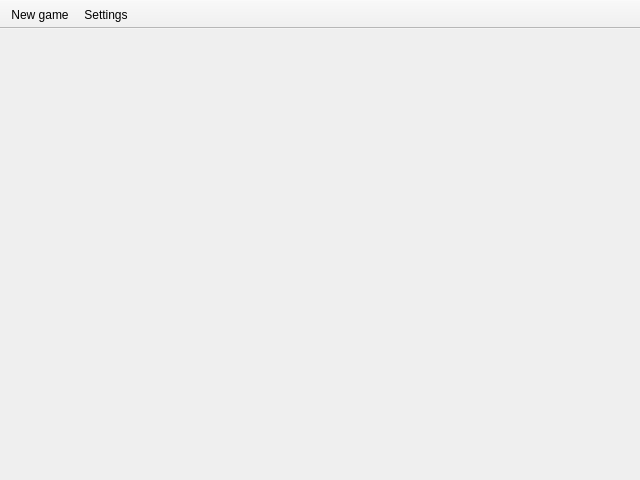
<?xml version="1.0" encoding="UTF-8"?>
<ui version="4.0">
 <class>MainWindow</class>
 <widget class="QMainWindow" name="MainWindow">
  <property name="geometry">
   <rect>
    <x>0</x>
    <y>0</y>
    <width>640</width>
    <height>480</height>
   </rect>
  </property>
  <property name="windowTitle">
   <string>MemoryGame</string>
  </property>
  <property name="windowIcon">
   <iconset resource="resources/generic/generic.qrc">
    <normaloff>:/generic/icon.png</normaloff>:/generic/icon.png</iconset>
  </property>
  <property name="tabShape">
   <enum>QTabWidget::Rounded</enum>
  </property>
  <widget class="QWidget" name="centralWidget">
   <property name="enabled">
    <bool>true</bool>
   </property>
   <property name="autoFillBackground">
    <bool>true</bool>
   </property>
   <layout class="QVBoxLayout" name="verticalLayout">
    <property name="spacing">
     <number>0</number>
    </property>
    <property name="leftMargin">
     <number>0</number>
    </property>
    <property name="topMargin">
     <number>0</number>
    </property>
    <property name="rightMargin">
     <number>0</number>
    </property>
    <property name="bottomMargin">
     <number>0</number>
    </property>
   </layout>
  </widget>
  <widget class="QToolBar" name="toolBar">
   <property name="windowTitle">
    <string>toolBar</string>
   </property>
   <property name="movable">
    <bool>false</bool>
   </property>
   <attribute name="toolBarArea">
    <enum>TopToolBarArea</enum>
   </attribute>
   <attribute name="toolBarBreak">
    <bool>false</bool>
   </attribute>
   <addaction name="actionNewGame"/>
   <addaction name="actionSettings"/>
  </widget>
  <action name="actionNewGame">
   <property name="text">
    <string>New game</string>
   </property>
  </action>
  <action name="actionSettings">
   <property name="text">
    <string>Settings</string>
   </property>
  </action>
 </widget>
 <layoutdefault spacing="6" margin="11"/>
 <resources>
  <include location="resources/generic/generic.qrc"/>
 </resources>
 <connections/>
</ui>
